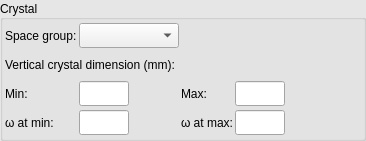
<?xml version="1.0" encoding="UTF-8"?>
<ui version="4.0">
 <class>VerticalCrystalDimensionWidgetLayout</class>
 <widget class="QWidget" name="VerticalCrystalDimensionWidgetLayout">
  <property name="geometry">
   <rect>
    <x>0</x>
    <y>0</y>
    <width>366</width>
    <height>128</height>
   </rect>
  </property>
  <property name="sizePolicy">
   <sizepolicy hsizetype="MinimumExpanding" vsizetype="Minimum">
    <horstretch>0</horstretch>
    <verstretch>0</verstretch>
   </sizepolicy>
  </property>
  <property name="palette">
   <palette>
    <active>
     <colorrole role="Base">
      <brush brushstyle="SolidPattern">
       <color alpha="255">
        <red>255</red>
        <green>255</green>
        <blue>255</blue>
       </color>
      </brush>
     </colorrole>
     <colorrole role="Window">
      <brush brushstyle="SolidPattern">
       <color alpha="255">
        <red>230</red>
        <green>230</green>
        <blue>230</blue>
       </color>
      </brush>
     </colorrole>
    </active>
    <inactive>
     <colorrole role="Base">
      <brush brushstyle="SolidPattern">
       <color alpha="255">
        <red>255</red>
        <green>255</green>
        <blue>255</blue>
       </color>
      </brush>
     </colorrole>
     <colorrole role="Window">
      <brush brushstyle="SolidPattern">
       <color alpha="255">
        <red>230</red>
        <green>230</green>
        <blue>230</blue>
       </color>
      </brush>
     </colorrole>
    </inactive>
    <disabled>
     <colorrole role="Base">
      <brush brushstyle="SolidPattern">
       <color alpha="255">
        <red>230</red>
        <green>230</green>
        <blue>230</blue>
       </color>
      </brush>
     </colorrole>
     <colorrole role="Window">
      <brush brushstyle="SolidPattern">
       <color alpha="255">
        <red>230</red>
        <green>230</green>
        <blue>230</blue>
       </color>
      </brush>
     </colorrole>
    </disabled>
   </palette>
  </property>
  <property name="windowTitle">
   <string>VerticalCrystalDimensionWidget</string>
  </property>
  <layout class="QVBoxLayout">
   <property name="margin">
    <number>0</number>
   </property>
   <item>
    <widget class="QGroupBox" name="gbox">
     <property name="sizePolicy">
      <sizepolicy hsizetype="MinimumExpanding" vsizetype="Minimum">
       <horstretch>0</horstretch>
       <verstretch>0</verstretch>
      </sizepolicy>
     </property>
     <property name="title">
      <string>Crystal</string>
     </property>
     <property name="alignment">
      <set>Qt::AlignLeading|Qt::AlignLeft|Qt::AlignVCenter</set>
     </property>
     <property name="checked">
      <bool>false</bool>
     </property>
     <layout class="QHBoxLayout">
      <property name="spacing">
       <number>2</number>
      </property>
      <property name="margin">
       <number>2</number>
      </property>
      <item>
       <layout class="QGridLayout" name="gridLayout">
        <property name="leftMargin">
         <number>0</number>
        </property>
        <property name="topMargin">
         <number>0</number>
        </property>
        <property name="spacing">
         <number>2</number>
        </property>
        <item row="1" column="0" colspan="3">
         <widget class="QLabel" name="dimension_label">
          <property name="minimumSize">
           <size>
            <width>0</width>
            <height>27</height>
           </size>
          </property>
          <property name="maximumSize">
           <size>
            <width>16777215</width>
            <height>27</height>
           </size>
          </property>
          <property name="text">
           <string>Vertical crystal dimension (mm):</string>
          </property>
          <property name="wordWrap">
           <bool>false</bool>
          </property>
         </widget>
        </item>
        <item row="3" column="0">
         <widget class="QLabel" name="vdim_min_phi_label">
          <property name="minimumSize">
           <size>
            <width>0</width>
            <height>27</height>
           </size>
          </property>
          <property name="maximumSize">
           <size>
            <width>16777215</width>
            <height>27</height>
           </size>
          </property>
          <property name="text">
           <string>ω at min:</string>
          </property>
          <property name="wordWrap">
           <bool>false</bool>
          </property>
         </widget>
        </item>
        <item row="0" column="1">
         <widget class="QComboBox" name="space_group_ledit">
          <property name="sizePolicy">
           <sizepolicy hsizetype="Preferred" vsizetype="Minimum">
            <horstretch>0</horstretch>
            <verstretch>0</verstretch>
           </sizepolicy>
          </property>
          <property name="minimumSize">
           <size>
            <width>100</width>
            <height>25</height>
           </size>
          </property>
          <property name="maximumSize">
           <size>
            <width>200</width>
            <height>25</height>
           </size>
          </property>
         </widget>
        </item>
        <item row="2" column="0">
         <widget class="QLabel" name="min_vdim_label">
          <property name="minimumSize">
           <size>
            <width>0</width>
            <height>27</height>
           </size>
          </property>
          <property name="maximumSize">
           <size>
            <width>16777215</width>
            <height>27</height>
           </size>
          </property>
          <property name="text">
           <string>Min:</string>
          </property>
          <property name="wordWrap">
           <bool>false</bool>
          </property>
         </widget>
        </item>
        <item row="2" column="1">
         <widget class="QLineEdit" name="min_vdim_ledit">
          <property name="minimumSize">
           <size>
            <width>50</width>
            <height>25</height>
           </size>
          </property>
          <property name="maximumSize">
           <size>
            <width>50</width>
            <height>25</height>
           </size>
          </property>
         </widget>
        </item>
        <item row="2" column="2">
         <widget class="QLabel" name="max_vdim_label">
          <property name="minimumSize">
           <size>
            <width>0</width>
            <height>27</height>
           </size>
          </property>
          <property name="maximumSize">
           <size>
            <width>16777215</width>
            <height>27</height>
           </size>
          </property>
          <property name="text">
           <string>Max:</string>
          </property>
          <property name="wordWrap">
           <bool>false</bool>
          </property>
         </widget>
        </item>
        <item row="3" column="1">
         <widget class="QLineEdit" name="min_vphi_ledit">
          <property name="minimumSize">
           <size>
            <width>50</width>
            <height>25</height>
           </size>
          </property>
          <property name="maximumSize">
           <size>
            <width>50</width>
            <height>25</height>
           </size>
          </property>
         </widget>
        </item>
        <item row="3" column="3">
         <widget class="QLineEdit" name="max_vphi_ledit">
          <property name="minimumSize">
           <size>
            <width>50</width>
            <height>25</height>
           </size>
          </property>
          <property name="maximumSize">
           <size>
            <width>50</width>
            <height>25</height>
           </size>
          </property>
         </widget>
        </item>
        <item row="3" column="2">
         <widget class="QLabel" name="max_vphi_label">
          <property name="text">
           <string>ω at max:</string>
          </property>
          <property name="wordWrap">
           <bool>false</bool>
          </property>
         </widget>
        </item>
        <item row="2" column="3">
         <widget class="QLineEdit" name="max_vdim_ledit">
          <property name="minimumSize">
           <size>
            <width>50</width>
            <height>25</height>
           </size>
          </property>
          <property name="maximumSize">
           <size>
            <width>50</width>
            <height>25</height>
           </size>
          </property>
         </widget>
        </item>
        <item row="0" column="0">
         <widget class="QLabel" name="space_group_label">
          <property name="minimumSize">
           <size>
            <width>0</width>
            <height>27</height>
           </size>
          </property>
          <property name="maximumSize">
           <size>
            <width>16777215</width>
            <height>27</height>
           </size>
          </property>
          <property name="text">
           <string>Space group:</string>
          </property>
          <property name="wordWrap">
           <bool>false</bool>
          </property>
         </widget>
        </item>
        <item row="2" column="4">
         <spacer name="horizontalSpacer">
          <property name="orientation">
           <enum>Qt::Horizontal</enum>
          </property>
          <property name="sizeHint" stdset="0">
           <size>
            <width>40</width>
            <height>20</height>
           </size>
          </property>
         </spacer>
        </item>
        <item row="3" column="4">
         <spacer name="horizontalSpacer_2">
          <property name="orientation">
           <enum>Qt::Horizontal</enum>
          </property>
          <property name="sizeHint" stdset="0">
           <size>
            <width>40</width>
            <height>20</height>
           </size>
          </property>
         </spacer>
        </item>
        <item row="0" column="4">
         <spacer name="horizontalSpacer_3">
          <property name="orientation">
           <enum>Qt::Horizontal</enum>
          </property>
          <property name="sizeHint" stdset="0">
           <size>
            <width>40</width>
            <height>20</height>
           </size>
          </property>
         </spacer>
        </item>
       </layout>
      </item>
     </layout>
    </widget>
   </item>
  </layout>
 </widget>
 <layoutdefault spacing="6" margin="11"/>
 <pixmapfunction>qPixmapFromMimeSource</pixmapfunction>
 <tabstops>
  <tabstop>space_group_ledit</tabstop>
  <tabstop>min_vdim_ledit</tabstop>
  <tabstop>max_vdim_ledit</tabstop>
  <tabstop>min_vphi_ledit</tabstop>
  <tabstop>max_vphi_ledit</tabstop>
 </tabstops>
 <resources/>
 <connections/>
</ui>
